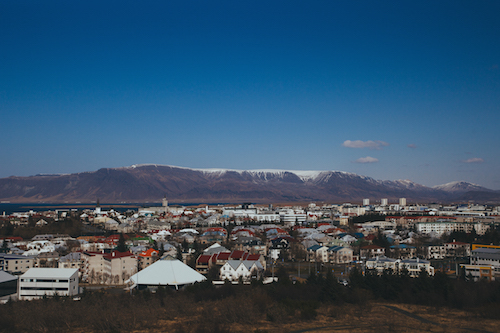
%> input picture inputSeamCarvingVillage.jpg, 500 x 333 px
$ octave SeamCarvingReduceHeight.m   (GNU Octave 9; MATLAB toolbox functions it lacks are replaced by stand-ins)
%> lines starting %> are read from the running program, lines starting %| are printed output that depends on the picture
%> further down, testImage is the input picture: size 333x500x3 uint8; mean R, G, B 54.6, 84.1, 107.8
### energy_image.m

function energyImage = energy_image( im )
    %calculate grayscale image
    grayscale = double(rgb2gray(im));
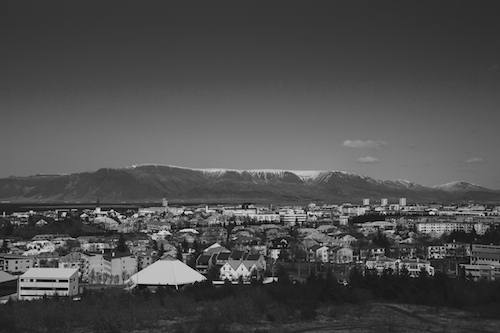
%> grayscale: size 333x500 double; min 0, max 216, mean 78

    %define Sobel filters
    SobelX = [-1 0 1; -2 0 2; -1 0 1];
    SobelY = [-1 -2 -1; 0 0 0; 1 2 1];

    %calculate the partial derivatives
    partialX = conv2(grayscale, SobelX, 'same');
    partialY = conv2(grayscale, SobelY, 'same');
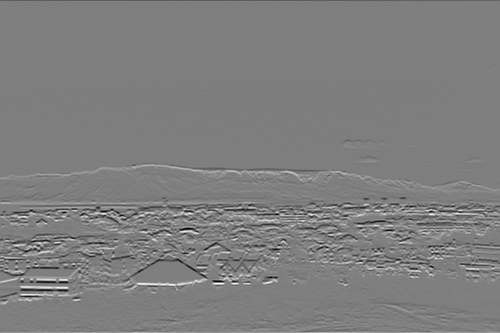
%> partialY: size 333x500 double; min -815, max 820, mean 0; drawn with min black and max white

    %calculate energy map
    energyImage = sqrt((partialX.^2) + (partialY.^2));
end

### reduce_height.m
function [ reducedColorImage, reducedEnergyImage ] = reduce_height( im, energyImage )
   % get the size of the image
    [x,y,~] = size(im);
%> x = 333; y = 500
    % get the horizontal energy map
    cumulativeEnergyMapHorizontal = cumulative_minimum_energy_map(energyImage, 'HORIZONTAL');
    % get the horizontal seam
    horizontalSeam = find_optimal_horizontal_seam(cumulativeEnergyMapHorizontal);
    % initialize the outputs
    reducedColorImage = [];
    reducedEnergyImage = [];

    for i = 1:y
        % get the index of the value to delete
        temp = horizontalSeam(y-i+1);
        % generate the color image col without that pixel
        colIm = [im(1:temp-1, i, 1:3); im(temp+1:x, i, 1:3)];
        %generate the energy image col without that pixel
        colEi = [energyImage(1:temp-1, i); energyImage(temp+1:x, i)];

        %add the cols to the outputs
        reducedColorImage = [reducedColorImage colIm];
        reducedEnergyImage = [reducedEnergyImage colEi];
    end


end

### cumulative_minimum_energy_map.m
function cumulativeEnergyMap = cumulative_minimum_energy_map( energyImage, seamDirection )
%> called with seamDirection = 'HORIZONTAL'
    % dimensions of input image
    [x,y] = size(energyImage);
%> x = 333; y = 500
    % for horizontal
    if(strcmp(seamDirection, 'HORIZONTAL'))
        for j = 2:y
            energyImage(:,j) = energyImage(:,j) + imerode(energyImage(:,j-1), [1; 1; 1]);
        end
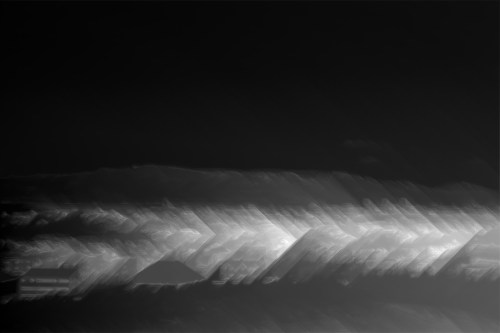
%> energyImage: size 333x500 double; min 104.1, max 9021.9, mean 1707.2; drawn with min black and max white
    end
    %for vertical
    if(strcmp(seamDirection,'VERTICAL'))
        for i = 2:x
            energyImage(i,:) = energyImage(i,:) + imerode(energyImage(i-1,:), [1 1 1]);
        end
    end
    % set output
    cumulativeEnergyMap = energyImage;
end

### find_optimal_horizontal_seam.m
function [ horizontalSeam ] = find_optimal_horizontal_seam( cumulativeEnergyMap )
    % dimensions of matrix
    [n,m] = size(cumulativeEnergyMap);
%> n = 333; m = 500
    % coordinates of min value on bottom row
    [~,y] = min(cumulativeEnergyMap(:,m));
%> y = 8
    % intialize horizontalSeam
    horizontalSeam = [y];
%> horizontalSeam = 8
    tempY = y;
%> tempY = 8
    %for loop starting at bottom row and moving upwards
    for i = m:-1:2
        %find which of three above values it is
        if tempY == 1
            [~,y] = min([9999999, cumulativeEnergyMap(tempY, i-1), cumulativeEnergyMap(tempY+1,i-1)]);
        elseif tempY == n
            [~,y] = min([cumulativeEnergyMap(tempY-1,i-1), cumulativeEnergyMap(tempY,i-1), 9999999]);
        else
            [~,y] = min([cumulativeEnergyMap(tempY-1,i-1), cumulativeEnergyMap(tempY,i-1), cumulativeEnergyMap(tempY+1,i-1)]);
        end

        % change x according to which value it was and append that
        if y == 1
            tempY = tempY - 1;
        elseif y == 3
            tempY = tempY + 1;
        end
        horizontalSeam = [horizontalSeam, tempY];
    end
%> this loop made 499 passes
%> (y, tempY, horizontalSeam) on passes 3, 4, 5, 6, 7, 8, 9, 11, 13: (3, 9, [8 8 8 9]), (1, 8, [8 8 8 9 8]), (1, 7, [8 8 8 9 8 7]), (1, 6, [8 8 8 9 8 7 6]), (1, 5, [8 8 8 9 8 7 6 5]), (3, 6, [8 8 8 9 8 7 6 5 6]), (3, 7, [8 8 8 9 8 7 6 5 6 7]), (1, 6, [8 8 8 9 8 7 6 5 6 7 7 6]), (1, 5, [8 8 8 9 8 7 6 5 6 7 7 6 6 5])
%> (y, tempY) on passes 17, 18, 19, 20, 23, 25: (1, 4), (3, 5), (3, 6), (3, 7), (3, 8), (1, 7)
%> after the loop, horizontalSeam = 500 values, max 21 at index 458, min 2 at index 97, mean 7.87; tempY = 11; y = 1
end

### SeamCarvingReduceHeight.m
testImage = imread('inputSeamCarvingVillage.jpg');

myEnergyImage = energy_image(testImage);

[modifiedHorizontalIm, modifiedHorizontalEn] = reduce_height(testImage, myEnergyImage);
%> the loop in reduce_height, `for i = 1:y` made 500 passes
%> temp on passes 1 to 3: 11, 12, 13
%> after the loop in reduce_height, `for i = 1:y`:
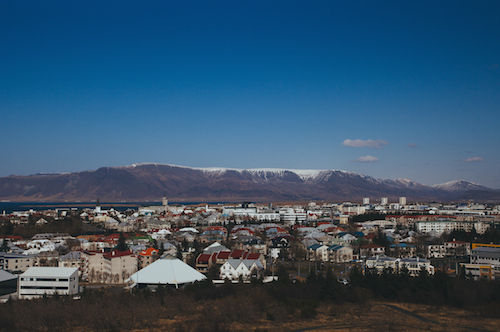
%> reducedColorImage: size 332x500x3 uint8; mean R, G, B 54.7, 84.1, 107.8
%> after the loop in reduce_height, `for i = 1:y`:
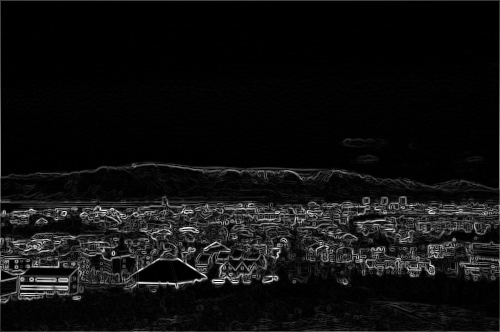
%> reducedEnergyImage: size 332x500 double; min 0, max 820, mean 52.4; drawn with min black and max white
for i = 1:99
   [modifiedHorizontalIm, modifiedHorizontalEn] = reduce_height(modifiedHorizontalIm, modifiedHorizontalEn);
end
%> this loop made 99 passes
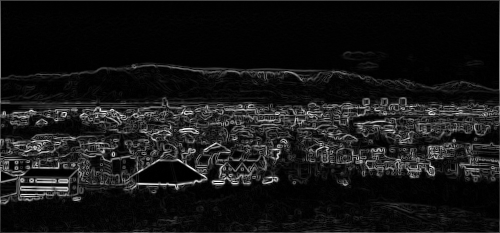
%> modifiedHorizontalEn: size 233x500 double; min 0, max 820, mean 72.9; drawn with min black and max white
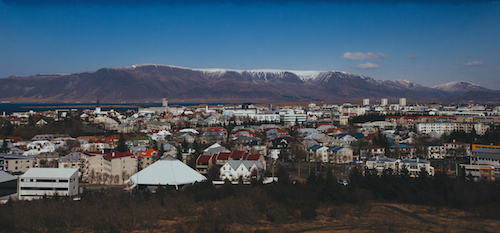
%> modifiedHorizontalIm: size 233x500x3 uint8; mean R, G, B 67.7, 82.8, 96.2


imagesc(modifiedHorizontalIm)
